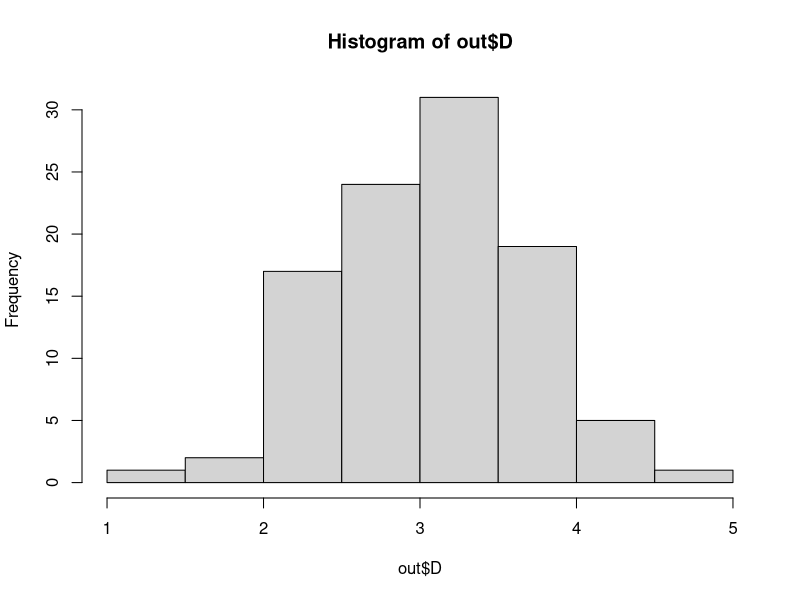
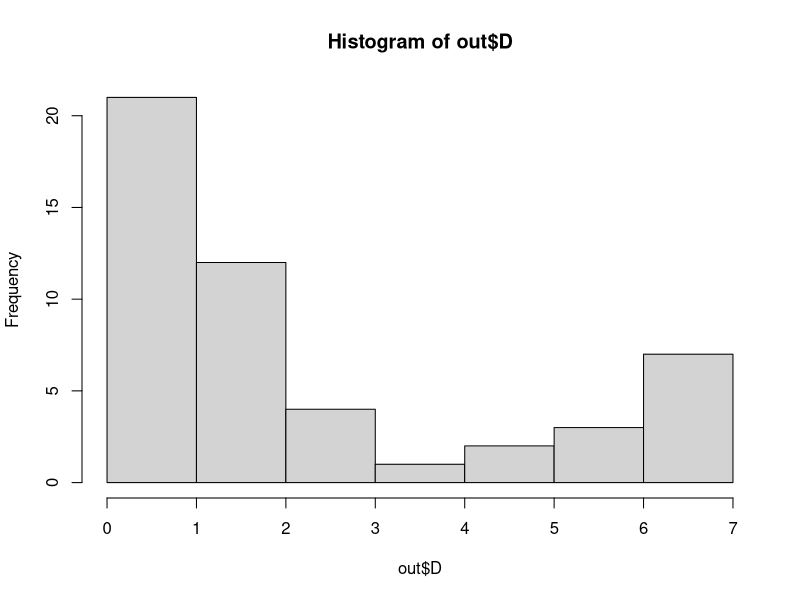

Recreate these plots in R, in order.
library(ade4)


### Name: dagnelie.test
### Title: Dagnelie multinormality test
### Aliases: dagnelie.test

### ** Examples


 # Example 1: 2 variables, n = 100
 n <- 100; p <- 2
 mat <- matrix(rnorm(n*p), n, p)
 (out <- dagnelie.test(mat))

 # Example 2: 10 variables, n = 50
 n <- 50; p <- 10
 mat <- matrix(rnorm(n*p), n, p)
 (out <- dagnelie.test(mat))

 # Example 3: 10 variables, n = 100
 n <- 100; p <- 10
 mat <- matrix(rnorm(n*p), n, p)
 (out <- dagnelie.test(mat))
 # Plot a histogram of the Mahalanobis distances
hist(out$D)

 # Example 4: 10 lognormal random variables, n = 50
 n <- 50; p <- 10
 mat <- matrix(round(exp(rnorm((n*p), mean = 0, sd = 2.5))), n, p)
 (out <- dagnelie.test(mat))
 # Plot a histogram of the Mahalanobis distances
 hist(out$D)
